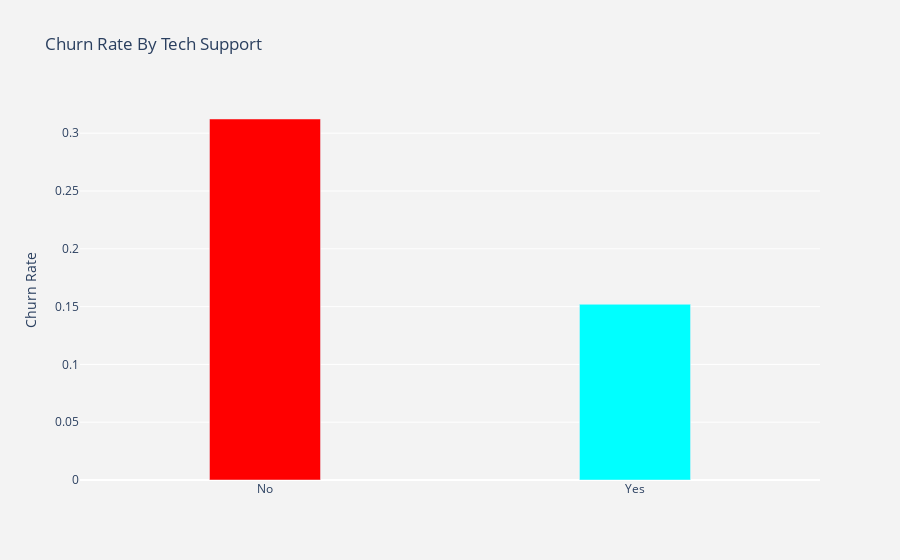

Write notebook code for a chart like this one.
### Code cell
#Visualize Churn Rate by Tech Support
plot_by_techsupport = dataset.groupby('TechSupport').Churn.mean().reset_index()
plot_data = [
    go.Bar(
        x = plot_by_techsupport['TechSupport'],
    y = plot_by_techsupport ['Churn'],
    width = [0.3, 0.3,0.3],
        marker = dict(
    color = ['red', 'cyan', 'teal'])
    )
]
plot_layout = go.Layout(
xaxis = {"type":"category"},
yaxis = {"title":"Churn Rate"},
title ='Churn Rate By Tech Support',
plot_bgcolor = "rgb(243,243,243)" ,
 paper_bgcolor = "rgb(243,243,243)"
)
fig = go.Figure(data = plot_data, layout = plot_layout)
po.iplot(fig)

### Figure 1 — Plotly figure (JSON) as saved in the notebook; plotly's stock layout.template omitted (floating-point values rounded to 4 significant figures)
{"data": [{"marker": {"color": ["red", "cyan", "teal"]}, "type": "bar", "width": [0.3, 0.3, 0.3], "x": ["No", "Yes"], "y": [0.3123, 0.152]}], "layout": {"paper_bgcolor": "rgb(243,243,243)", "plot_bgcolor": "rgb(243,243,243)", "title": {"text": "Churn Rate By Tech Support"}, "xaxis": {"type": "category"}, "yaxis": {"title": {"text": "Churn Rate"}}}}
